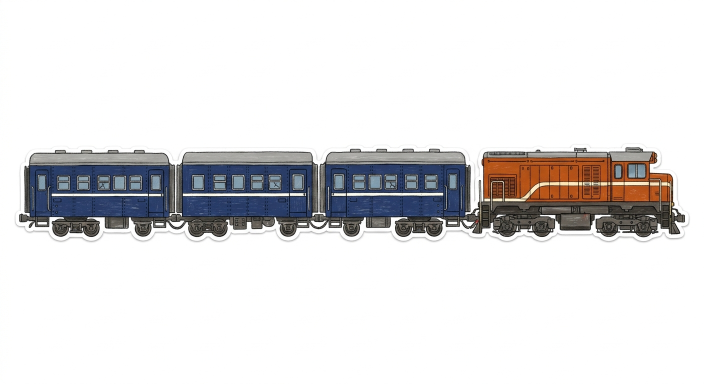
#> input picture assets-src/trains/blue-ordinary-raw.png, 1408 x 768 px (shown at 1/2 size)
$ python keyout.py ../assets-src/trains/blue-ordinary-raw.png ../assets-src/trains/classic-express-raw.png 5 5
#> lines starting #> are read from the running program, lines starting #| are printed output that depends on the picture; after the words box and inside, x2 and y2 are one past the last pixel; in counts of white or black regions, pixels touching at a corner belong together
"""把 Gemini 生成的白底貼紙去背、裁切、放進正方形畫布。
用法：python3 -I scripts/keyout.py input.png output.png [eye_x eye_y]
eye_x eye_y 為原圖上的眼睛像素座標，會印出換算後的 uv。
"""
import sys
from collections import deque
from PIL import Image, ImageFilter
import numpy as np

def keyout(src: str, dst: str, eye=None, size=1024, pad=40):
#> called with eye = (5, 5), size = 1024, pad = 40
    im = Image.open(src).convert('RGBA')
    a = np.array(im)
    h, w = a.shape[:2]
#> h = 768; w = 1408
    rgb = a[..., :3].astype(int)
    near_white = (rgb.min(axis=2) > 228) & ((rgb.max(axis=2) - rgb.min(axis=2)) < 18)
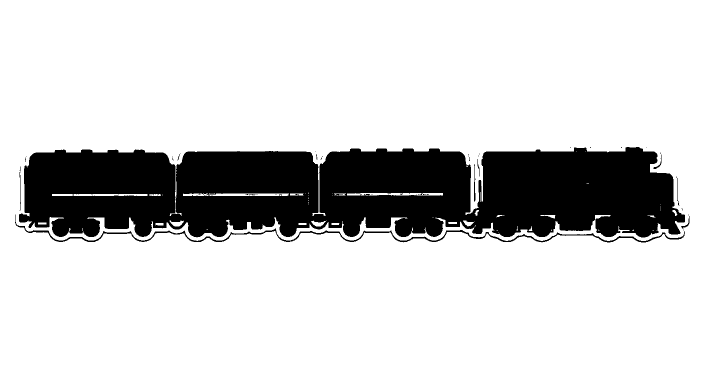
#> near_white: shape (768, 1408) bool (shown at 1/2 size); 81.4% white; 57 black regions (49 under 20 px), largest, box (x1, y1, x2, y2) and area: (38, 294, 1370, 475) 196076, (30, 429, 1370, 485) 4318, (948, 328, 951, 404) 133
    outside = np.zeros((h, w), bool)
    q = deque()
    for x in range(w):
        for y in (0, h - 1):
            if near_white[y, x]: outside[y, x] = True; q.append((y, x))
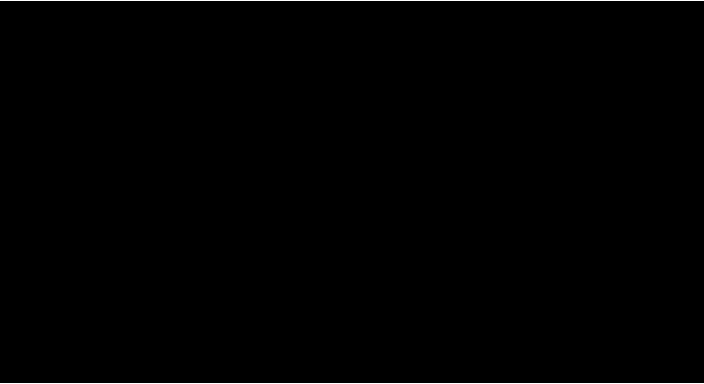
#> outside: shape (768, 1408) bool (shown at 1/2 size); 0.26% white in thin lines or dots
    for y in range(h):
        for x in (0, w - 1):
            if near_white[y, x] and not outside[y, x]: outside[y, x] = True; q.append((y, x))
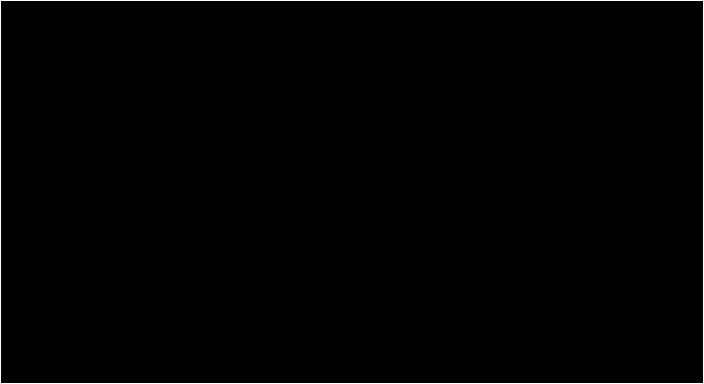
#> outside: shape (768, 1408) bool (shown at 1/2 size); 0.4% white in thin lines or dots
    while q:
        y, x = q.popleft()
        for dy, dx in ((1, 0), (-1, 0), (0, 1), (0, -1)):
            ny, nx = y + dy, x + dx
            if 0 <= ny < h and 0 <= nx < w and near_white[ny, nx] and not outside[ny, nx]:
                outside[ny, nx] = True; q.append((ny, nx))
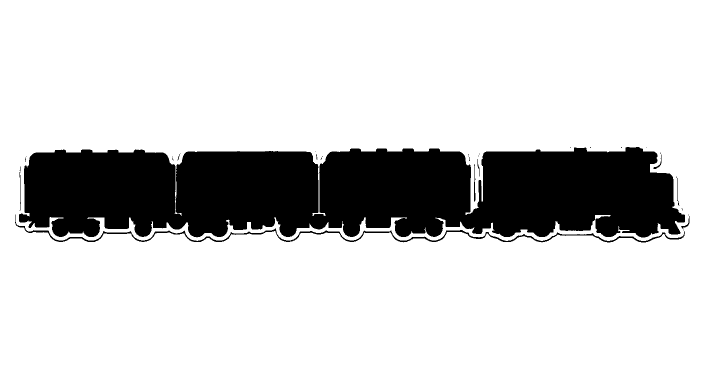
#> outside: shape (768, 1408) bool (shown at 1/2 size); 81% white; 33 black regions (25 under 20 px), largest, box (x1, y1, x2, y2) and area: (38, 294, 1370, 475) 200226, (30, 429, 1370, 485) 4318, (948, 328, 951, 404) 133
    alpha = np.where(outside, 0, 255).astype(np.uint8)
    a[..., 3] = np.array(Image.fromarray(alpha).filter(ImageFilter.GaussianBlur(0.8)))
    out = Image.fromarray(a)
    bbox = Image.fromarray(a[..., 3]).getbbox()
#> bbox = (28, 292, 1381, 487)
    out = out.crop(bbox)
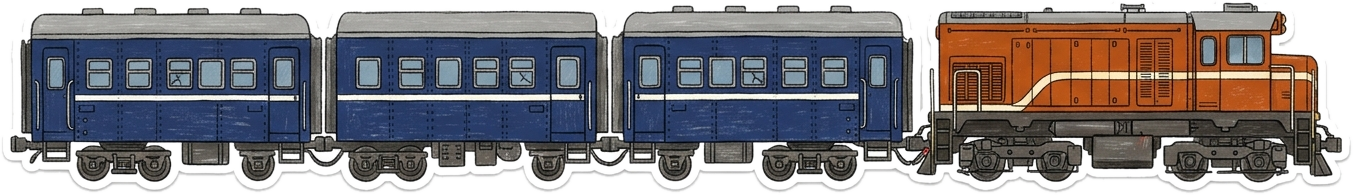
#> out: PIL image 1353x195 RGBA; mean R, G, B, A 131.4, 127.6, 130.8, 198.3; transparent parts drawn white
    cw, ch = out.size
#> cw = 1353; ch = 195
    side = max(cw, ch) + pad
#> side = 1393
    canvas = Image.new('RGBA', (side, side), (0, 0, 0, 0))
#> canvas: PIL image 1393x1393 RGBA; every value is 0
    ox, oy = (side - cw) // 2, (side - ch) // 2
#> ox = 20; oy = 599
    canvas.paste(out, (ox, oy))
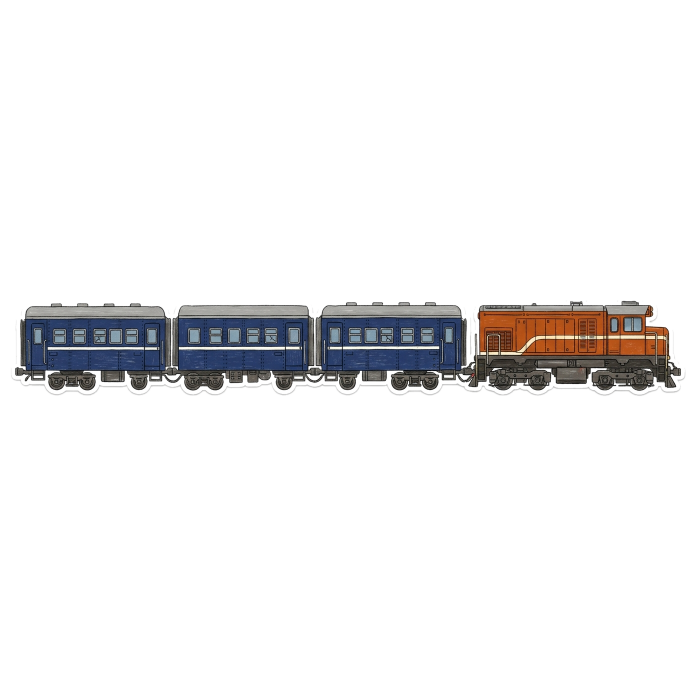
#> canvas: PIL image 1393x1393 RGBA (shown at 1/2 size); mean R, G, B, A 17.9, 17.3, 17.8, 27; transparent parts drawn white
    canvas.resize((size, size), Image.LANCZOS).save(dst)
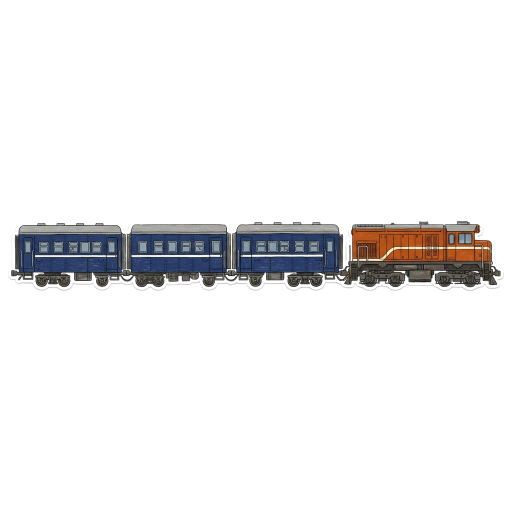
#> saved as classic-express-raw.png: PIL image 1024x1024 RGBA (shown at 1/2 size); mean R, G, B, A 12.6, 12.1, 12.5, 27; transparent parts drawn white
    info = {'contentW': round(cw / side, 3), 'contentH': round(ch / side, 3)}
#> info = {'contentW': 0.971, 'contentH': 0.14}
    if eye:
        ex, ey = eye[0] - bbox[0] + ox, eye[1] - bbox[1] + oy
#> ex = -3; ey = 312
        info['eyeUv'] = (round(ex / side, 4), round(1 - ey / side, 4))
    print(info)
#| {'contentW': 0.971, 'contentH': 0.14, 'eyeUv': (-0.0022, 0.776)}

if __name__ == '__main__':
    eye = (int(sys.argv[3]), int(sys.argv[4])) if len(sys.argv) > 4 else None
    keyout(sys.argv[1], sys.argv[2], eye)
